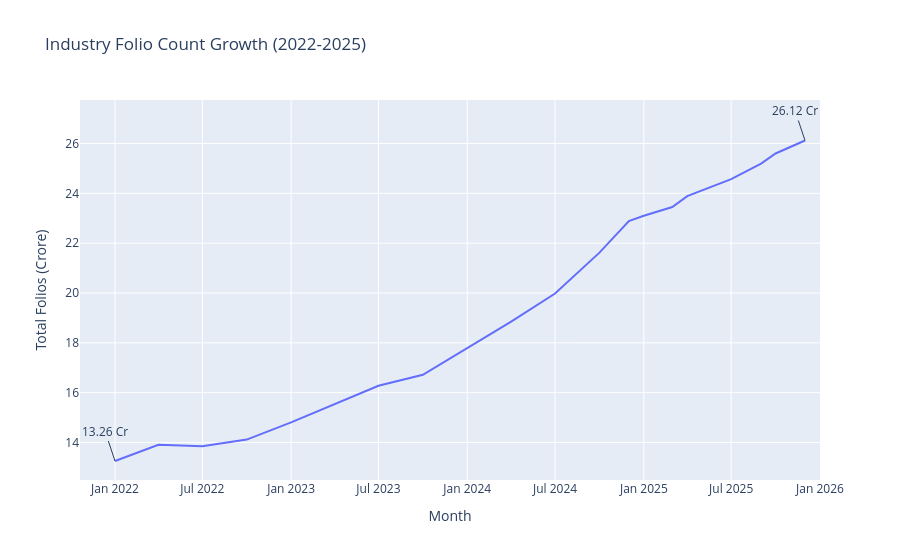

Notebook code for this chart:
### Code cell
import plotly.express as px

fig = px.line(
    folio_df,
    x="month",
    y="total_folios_crore",
    title="Industry Folio Count Growth (2022-2025)"
)

fig.add_annotation(
    x=folio_df["month"].iloc[0],
    y=13.26,
    text="13.26 Cr",
    showarrow=True
)

fig.add_annotation(
    x=folio_df["month"].iloc[-1],
    y=26.12,
    text="26.12 Cr",
    showarrow=True
)

fig.update_layout(
    xaxis_title="Month",
    yaxis_title="Total Folios (Crore)"
)

fig.show()

### Figure 1 — Plotly figure (JSON) as saved in the notebook; plotly's stock layout.template omitted (floating-point values rounded to 4 significant figures)
{"data": [{"hovertemplate": "month=%{x}<br>total_folios_crore=%{y}<extra></extra>", "legendgroup": "", "line": {"color": "#636efa", "dash": "solid"}, "marker": {"symbol": "circle"}, "mode": "lines", "name": "", "orientation": "v", "showlegend": false, "type": "scatter", "x": ["2022-01-01T00:00:00.000000000", "2022-04-01T00:00:00.000000000", "2022-07-01T00:00:00.000000000", "2022-10-01T00:00:00.000000000", "2023-01-01T00:00:00.000000000", "2023-04-01T00:00:00.000000000", "2023-07-01T00:00:00.000000000", "2023-10-01T00:00:00.000000000", "2024-01-01T00:00:00.000000000", "2024-04-01T00:00:00.000000000", "2024-07-01T00:00:00.000000000", "2024-10-01T00:00:00.000000000", "2024-12-01T00:00:00.000000000", "2025-01-01T00:00:00.000000000", "2025-03-01T00:00:00.000000000", "2025-04-01T00:00:00.000000000", "2025-07-01T00:00:00.000000000", "2025-08-01T00:00:00.000000000", "2025-09-01T00:00:00.000000000", "2025-10-01T00:00:00.000000000", "2025-12-01T00:00:00.000000000"], "xaxis": "x", "y": [13.26, 13.91, 13.85, 14.12, 14.81, 15.54, 16.28, 16.72, 17.78, 18.85, 19.98, 21.62, 22.89, 23.1, 23.45, 23.89, 24.57, 24.89, 25.19, 25.6, 26.12], "yaxis": "y"}], "layout": {"annotations": [{"showarrow": true, "text": "13.26 Cr", "x": "2022-01-01T00:00:00", "y": 13.26}, {"showarrow": true, "text": "26.12 Cr", "x": "2025-12-01T00:00:00", "y": 26.12}], "legend": {"tracegroupgap": 0}, "title": {"text": "Industry Folio Count Growth (2022-2025)"}, "xaxis": {"anchor": "y", "domain": [0, 1], "title": {"text": "Month"}}, "yaxis": {"anchor": "x", "domain": [0, 1], "title": {"text": "Total Folios (Crore)"}}}}
